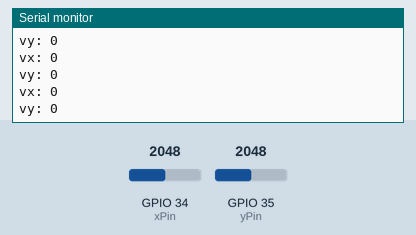
Bench run of a sketch on a simulated ESP32. Shown: the last lines printed to the serial monitor. The test bench sets the inputs (shaded band); at power-on: GPIO 34 (xPin) = 2048, GPIO 35 (yPin) = 2048.

Above: at 1.2 s.
1.3 s: GPIO 34 (xPin) set to 2866
At 1.31 s:
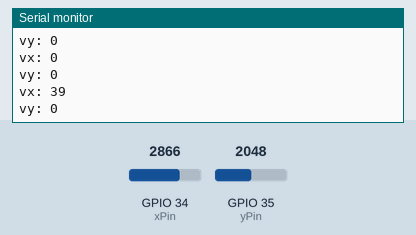
2.8 s: GPIO 35 (yPin) set to 2866
At 2.81 s:
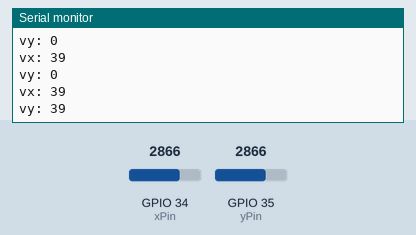
4.3 s: GPIO 34 (xPin) set to 3603
At 4.32 s:
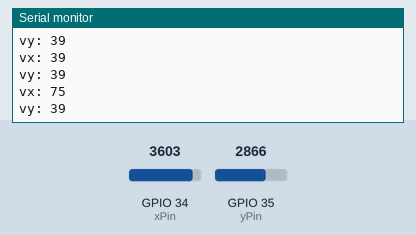
5.8 s: GPIO 35 (yPin) set to 3603
At 5.82 s:
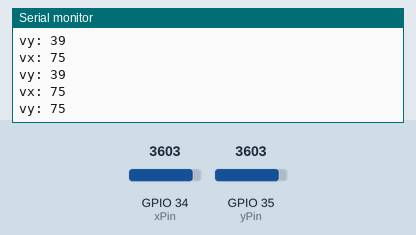
Timing chart, 0 to 8.3 s (numbered marks = the images above; inputs shaded):
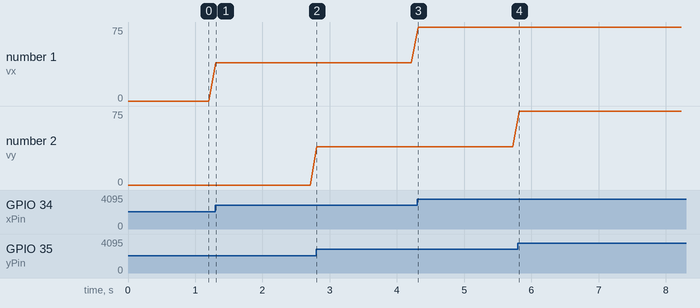

Measured:
- after the input at 1.3 s, the serial monitor: prints a new line at once (image 1)
- after the input at 2.8 s, the serial monitor: prints a new line at once (image 2)
- after the input at 4.3 s, the serial monitor: prints a new line at once (image 3)
- after the input at 5.8 s, the serial monitor: prints a new line at once (image 4)
- plotted number 1: 0 → 39 after the input at 1.3 s, 39 → 75 after the input at 4.3 s

The sketch:

joystick.ino
```cpp
int xPin = 34;   // VRX pin
int yPin = 35;   // VRY pin
int buttonPin = 32; // SW pin

void setup() {
  Serial.begin(115200);
  pinMode(buttonPin, INPUT_PULLUP); // Pull-up for the button
}

void loop() {
  int xValue = analogRead(xPin);  // Read the X-axis value
  int yValue = analogRead(yPin);  // Read the Y-axis value

  // Map the values for better visualization in the Serial Plotter
  int vx = map(xValue, 0, 4095, -100, 100);
  int vy = map(yValue, 0, 4095, -100, 100);

  // Print vx and vy on separate lines
  Serial.print("vx: ");
  Serial.println(vx); // End line for vx
  Serial.print("vy: ");
  Serial.println(vy); // End line for vy

  delay(100); // Adjust delay as needed for smooth plotting
}
```
